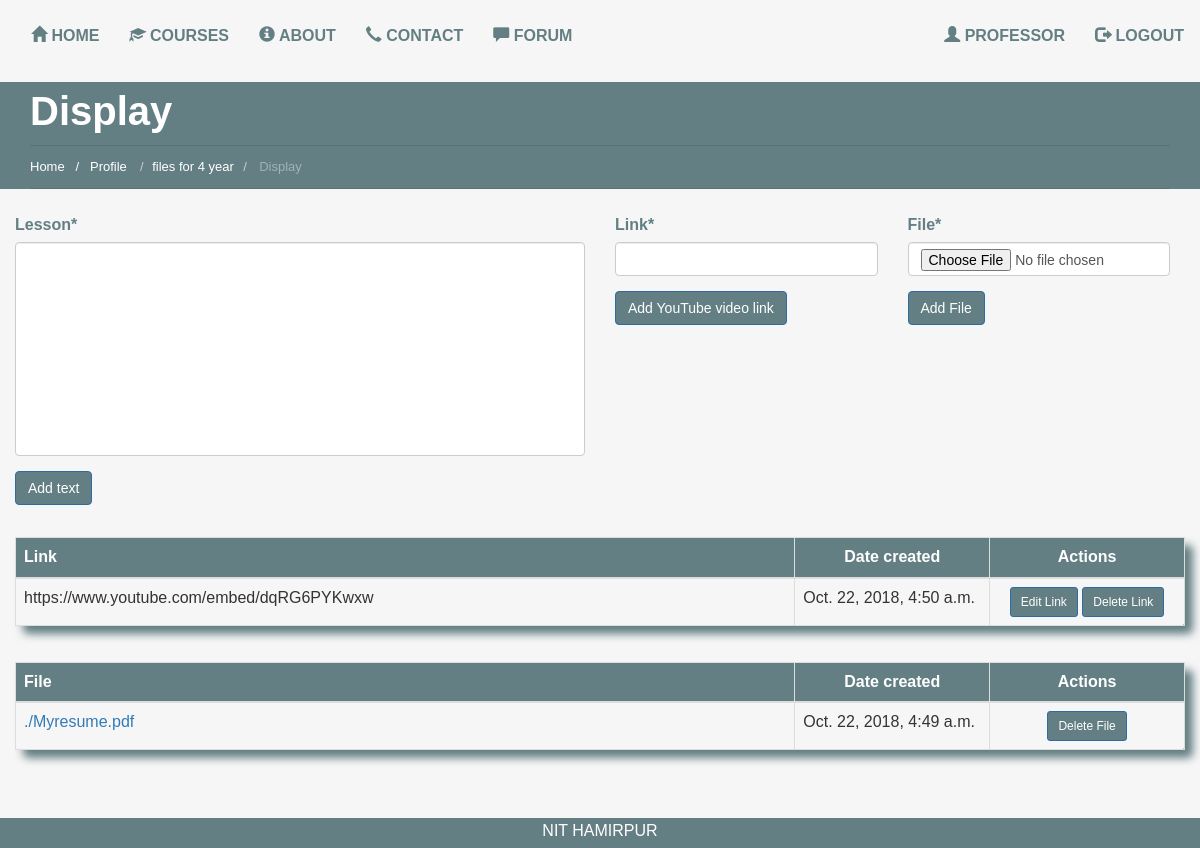
The page /courses/professor/files for 4 year/display/ (signed in) on the database its author committed.
### users/models.py (models this page shows)
class UserProfile(AbstractUser):
    is_professor = models.BooleanField(default=False)
    is_site_admin = models.BooleanField(default=False)

### courses/models.py (models this page shows, shortened)
class Chapter(models.Model):
    chapter_name = models.CharField(max_length=20)
    chapter_created_date = models.DateTimeField(auto_now_add=True)
    course = models.ForeignKey(Course, on_delete=models.CASCADE, default=1)
    slug = models.SlugField(unique=True)

class Course(models.Model):
    course_name = models.CharField(unique=True, max_length=20)
    course_created_date = models.DateTimeField(auto_now_add=True)
    user = models.ForeignKey(UserProfile, default=1)
    students = models.ManyToManyField(UserProfile, related_name='students_to_course')
    for_everybody = models.BooleanField(default=True)

class YTLink(models.Model):
    link = models.URLField(max_length=200)
    yt_link_fk = models.ForeignKey(Chapter, default=1)
    date_created = models.DateTimeField(auto_now_add=True)

class FileUpload(models.Model):
    file = models.FileField(null=False, blank=False, default='')
    date_created = models.DateTimeField(auto_now_add=True)
    file_fk = models.ForeignKey(Chapter, default=1)

### courses/views.py (the view, shortened to what this page needs)
# urls.py: url(r'^professor/(?P<course_name>[\w ]+)/(?P<slug>[\w-]+)/$', course_views.chapter, name='chapter'),
@user_passes_test(lambda user: user.is_professor)
def chapter(request, course_name=None, slug=None):
    place = Chapter.objects.get(course__course_name=course_name, slug=slug)
    add_link_form = AddLinkForm(request.POST or None)
    add_txt_form = AddTxtForm(request.POST or None)
    file_upload_form = FileUploadForm(request.POST or None, request.FILES or None)
    queryset_txt_block = TextBlock.objects.filter(text_block_fk__id=place.id)
    queryset_yt_link = YTLink.objects.filter(yt_link_fk__id=place.id)
    queryset_files = FileUpload.objects.filter(file_fk__id=place.id)
    context = {
        "title": place.chapter_name,
        "course_name": course_name,
        "slug": slug,
        "add_link_form": add_link_form,
        "add_txt_form": add_txt_form,
        "queryset_yt_link": queryset_yt_link,
        "queryset_txt_block": queryset_txt_block,
        "queryset_files": queryset_files,
        "path": "Profile",
        "redirect_path": "profile",
        "file_upload_form": file_upload_form,
    }
    if add_txt_form.is_valid() and 'add_text' in request.POST:
        instance = add_txt_form.save(commit=False)
        instance.text_block_fk = Chapter.objects.get(id=place.id)
        instance.save()
        return redirect(reverse('chapter', kwargs={'course_name': course_name,
                                                   'slug': slug}))
    if file_upload_form.is_valid() and 'add_file' in request.POST:
        instance = file_upload_form.save(commit=False)
        instance.file_fk = Chapter.objects.get(id=place.id)
        instance.save()
        return redirect(reverse('chapter', kwargs={'course_name': course_name,
                                                   'slug': slug}))
    return render(request, "courses/chapter.html", context)

### courses/forms.py
class AddLinkForm(forms.ModelForm):
    class Meta:
        model = YTLink
        fields = ['link']

class AddTxtForm(forms.ModelForm):
    class Meta:
        model = TextBlock
        fields = ["lesson"]

### templates/courses/chapter.html (shortened to what this page needs)
{% extends 'base.html' %}
{% load crispy_forms_tags %}
{% load staticfiles %}
{% block content %}
  <link href="{% static "css/course.css" %}" rel="stylesheet"/>
  {% include 'breadcrumb.html' %}
  <div class="container">
    <div class="row">
      <div class="col-md-6 chapter-text-input">
        <form method='POST' action=''>
          {{ add_txt_form|crispy }}
          <input class='btn btn-primary' type='submit' name="add_text" value='Add text'/>
        </form>
      </div>
      <div class="col-md-3">
        <form method='POST' action=''>
          {{ add_link_form|crispy }}
          <input class='btn btn-primary' type='submit' name="add_link" value='Add YouTube video link'/>
        </form>
      </div>
      <div class="col-md-3">
        <form method='POST' action='' enctype="multipart/form-data">
          {{ file_upload_form|crispy }}
          <input class='btn btn-primary' type='submit' name="add_file" value='Add File'/>
        </form>
      </div>
    </div>
    <div class="row">
      {% if queryset_yt_link %}
        <table class="table table-bordered generic-table scroll_table">
          <thead>
          <tr>
            <th>Link</th>
            <th>Date created</th>
            <th>Actions</th>
          </tr>
          </thead>
          {% for instance in queryset_yt_link %}
            <tr>
              <td class="col-md-8">{{ instance.link }}</td>
              <td class="col-md-2">{{ instance.date_created }}</td>
              <td class="col-md-2">
                <a href="{% url 'edit_link' course_name slug instance.id %}">
                  <input class='btn btn-primary btn-sm' type='submit' value='Edit Link'/>
                </a>
                <a href="{% url 'delete_link' instance.id %}">
                  <input class='btn btn-primary btn-sm' type='submit' value='Delete Link'/>
                </a>
              </td>
            </tr>
          {% endfor %}
        </table>
      {% endif %}
    </div>
    <div class="row">
      {% if queryset_files %}
        <table class="table table-bordered generic-table scroll_table">
          <thead>
          <tr>
            <th>File</th>
            <th>Date created</th>
            <th>Actions</th>
          </tr>
          </thead>
          {% for instance in queryset_files %}
            <tr>
              <td class="col-md-8">
              <a href='{{ instance.file.url }}'>{{ instance.file }}</a>
              </td>
              <td class="col-md-2">{{ instance.date_created }}</td>
              <td class="col-md-2">
                <a href="{% url 'delete_file' instance.id %}">
                  <input class='btn btn-primary btn-sm' type='submit' value='Delete File'/>
                </a>
              </td>
            </tr>
          {% endfor %}
        </table>
      {% endif %}
    </div>
  </div>
{% endblock %}

### templates/navbar.html (shortened to what this page needs)
<nav class="navbar" role="navigation">
  <div class="container-fluid">
    <div class="collapse navbar-collapse" id="mainNavBar">
      <ul class="nav navbar-nav">
        <li class="active"><a href="/"><span class="glyphicon glyphicon-home"></span> Home</a></li>
        {% if request.user.is_authenticated %}
          <li><a href="{% url 'courses' %}"><span class="glyphicon glyphicon-education"></span> Courses</a></li>
        {% else %}
          <li><a href="/"><span class="glyphicon glyphicon-education"></span> Courses</a></li>
        {% endif %}
        <li><a href="{% url 'about' %}"><span class="glyphicon glyphicon-info-sign"></span> About</a></li>
        <li><a href="{% url 'contact' %}"><span class="glyphicon glyphicon-earphone"></span> Contact</a></li>
        {% if request.user.is_authenticated %}
          <li><a href="{% url 'forum' %}"><span class="glyphicon glyphicon glyphicon-comment"></span> Forum</a></li>
        {% endif %}
      </ul>
      <ul class="nav navbar-nav navbar-right">
        {% if request.user.is_authenticated %}
          <li><a href="{% url 'profile' %}"><span class="glyphicon glyphicon-user"></span> {{ user.get_username }}</a>
          </li>
          <li><a href="/accounts/logout"><span class="glyphicon glyphicon-log-out"></span> Logout</a></li>
        {% else %}
          <li><a href="/accounts/register"><span class="glyphicon glyphicon-plus"></span> Sign Up</a></li>
          <li><a href="/accounts/login"><span class="glyphicon glyphicon-user"></span> Log In</a></li>
        {% endif %}
      </ul>
    </div>
  </div>
</nav>

### templates/breadcrumb.html (shortened to what this page needs)
{% load staticfiles %}
<link href="{% static "css/breadcrumb.css" %}" rel="stylesheet"/>
<div class="bread-h">
  <div class="container">
    <section class="title-section">
      <h1 class="title-header">{{ title }} </h1>
      <ul class="breadcrumb breadcrumb__t">
        <li>
          <a href="/">Home&nbsp</a>
          {% if  path  != None %}
            {% url 'forum' as forum_url %}
            {% if request.get_full_path != forum_url %}
              <span class="spacing-path">&nbsp/&nbsp&nbsp</span><a href="/{{ redirect_path }}">&nbsp{{ path }}&nbsp</a>
            {% endif %}
          {% endif %}
        </li>
        {% url 'chapter' course_name slug as chapter_url %}
        {% if request.get_full_path ==  chapter_url %}
          <li><a href="{% url 'professor_course' course_name %}">{{ course_name }}</a></li>
        {% endif %}
        {% url 'edit_txt' course_name slug text_id as chapter_url %}
        {% url 'edit_chapter' course_name chapter_id as chapter_url %}
        {% url 'edit_link' course_name slug yt_id as chapter_url %}
        <li class="active">&nbsp{{ title }}</li>
      </ul>
    </section>
  </div>
</div>

### users/static_in_users/static_files/css/base.css (style rules this page uses)
html, body { font-family: 'Source Sans Pro', sans-serif; font-size: 100%; background-color: #F6F6F6; height: 100%; }
ul, ol { margin: 0; }

### users/static_in_users/static_files/css/home.css (style rules this page uses)
h4, h5, h6, h1, h2, h3 { margin-top: 0; }
ul, ol { margin: 0; }
html, body { font-family: 'Source Sans Pro', sans-serif; font-size: 100%; background-color: #F6F6F6; }
a { outline: none !important; }
@media (max-width: 1200px) { #mainNavBar { padding-left: 0; padding-right: 0; } }
#mainNavBar { margin-top: 10px; }
#mainNavBar li a { display: block; font-size: 1em; color: #637f83; -webkit-transition: all 0.3s ease; -moz-transition: all 0.3s ease; -o-transition: all 0.3s ease; transition: all 0.3s ease; text-transform: uppercase; font-weight: bold; }

### users/static_in_users/static_files/css/course.css (style rules this page uses)
.row { margin-bottom: 1em; }
.chapter-text-input { padding-left: 0; }
.generic-table { -moz-border-radius: 5px; border-radius: 5px; -moz-box-shadow: 8px 8px 8px #637F83; -webkit-box-shadow: 8px 8px 8px #637F83; box-shadow: 8px 8px 8px #637F83; }
.generic-table td { word-break: break-all; }
.generic-table th { background-color: #637F83; color: white; }
.generic-table th:nth-last-child(-n+2) { text-align: center; }
.generic-table td:last-child { text-align: center; }
.btn-primary { background-color: #637F83;; }
label { color: #637F83; }
textarea { resize: none; }

### users/static_in_users/static_files/css/breadcrumb.css (style rules this page uses)
.bread-h { background: #637f83; margin-bottom: 25px; }
.spacing-path { color: white; }
.title-section { background: #637f83; position: relative; border-bottom: 1px solid #597275; }
.title-section h1 { margin: 0 0 5px 0; line-height: 58px; font-size: 40px; font-weight: bold; color: #fff; }
.title-section ul { background: none; position: relative; margin: 0; padding: 9px 0 10px 0; border-top: 1px solid #597275; -webkit-border-radius: 0; -moz-border-radius: 0; border-radius: 0; }
.title-section ul li { line-height: 18px; font-size: 13px; color: #5f6775; }
.title-section ul li a { color: #fff; }
.breadcrumb > .active { color: #9eb3b6; }

### rows shown on the page
UserProfile: get_username "PROFESSOR"
Chapter: chapter_name "Display"
Course: course_name "files for 4 year"
YTLink: link "https://www.youtube.com/embed/dqRG6PYKwxw", date_created "Oct. 22, 2018, 4:50 a.m."
FileUpload: file "./Myresume.pdf", date_created "Oct. 22, 2018, 4:49 a.m."

### other values the page prints
{{ path }} "Profile"
